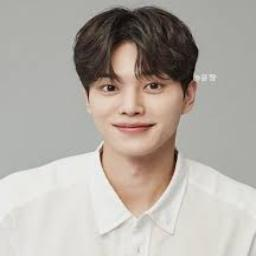
#> input picture dataset/man_data/man_ash_perm_imgs_256/man_ash_perm_293.jpg, 256 x 256 px
$ python -i augmentation.py   (imports and definitions only)
#> lines starting #> are read from the running program, lines starting #| are printed output that depends on the picture
import os
import sys
import random
from PIL import Image, ImageEnhance

def augment_image(img):
    """무작위로 한 가지 증강 적용 + 최종적으로 256x256 리사이즈"""
    aug_type = random.choice(['flip', 'rotate', 'color', 'brightness', 'contrast'])
    if aug_type == 'flip':
        img = img.transpose(Image.FLIP_LEFT_RIGHT)
    elif aug_type == 'rotate':
        angle = random.uniform(-15, 15)
        img = img.rotate(angle, expand=True)
    elif aug_type == 'color':
        enhancer = ImageEnhance.Color(img)
        factor = random.uniform(0.8, 1.2)
        img = enhancer.enhance(factor)
    elif aug_type == 'brightness':
        enhancer = ImageEnhance.Brightness(img)
        factor = random.uniform(0.8, 1.2)
        img = enhancer.enhance(factor)
    elif aug_type == 'contrast':
        enhancer = ImageEnhance.Contrast(img)
        factor = random.uniform(0.8, 1.2)
        img = enhancer.enhance(factor)

    # 마지막에 강제 리사이즈
    return img.resize((256, 256))

# [79 lines left out: functions get_existing_indices, main, not called in this run]

# [6 lines not run here, left out]

>>> from PIL import Image
>>> picture = Image.open('../dataset/man_data/man_ash_perm_imgs_256/man_ash_perm_293.jpg')
#> picture is the input picture: PIL image 256x256 RGB; mean R, G, B 179.2, 172.5, 165.4
>>> result = augment_image(picture)
#> in augment_image, `img = enhancer.enhance(factor)`:
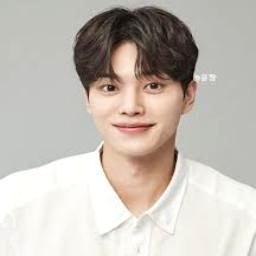
#> img: PIL image 256x256 RGB; mean R, G, B 197, 189.7, 182

$ run again, on dataset/man_data/man_ash_perm_imgs_256/man_ash_perm_36.jpg
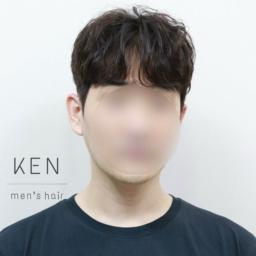
#> input picture dataset/man_data/man_ash_perm_imgs_256/man_ash_perm_36.jpg, 256 x 256 px
#> picture is the input picture: PIL image 256x256 RGB; mean R, G, B 173.7, 173.4, 173.5
#> in augment_image, `img = enhancer.enhance(factor)`:
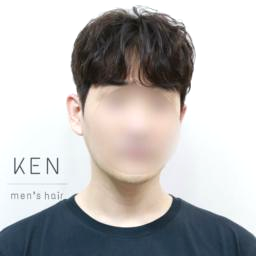
#> img: PIL image 256x256 RGB; mean R, G, B 188, 186.3, 185.7

$ run again, on dataset/man_data/man_ash_perm_imgs_256/man_ash_perm_78.jpg
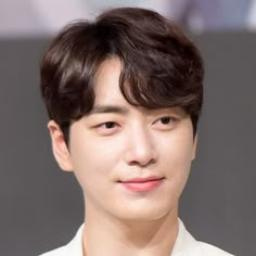
#> input picture dataset/man_data/man_ash_perm_imgs_256/man_ash_perm_78.jpg, 256 x 256 px
#> picture is the input picture: PIL image 256x256 RGB; mean R, G, B 128.3, 110.6, 106.8
#> in augment_image, `img = enhancer.enhance(factor)`:
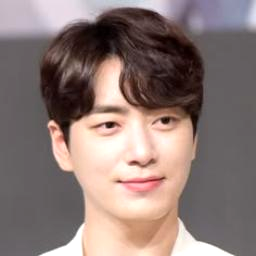
#> img: PIL image 256x256 RGB; mean R, G, B 139.5, 121.3, 117.2
